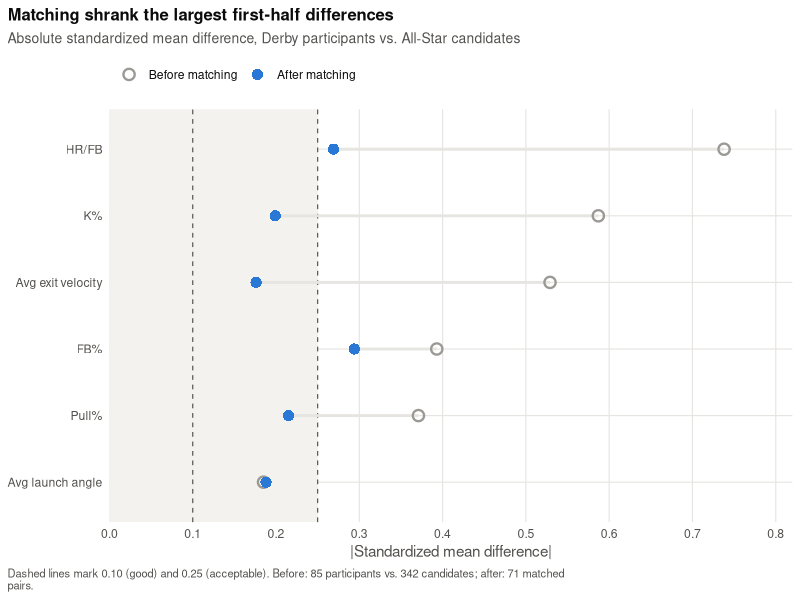
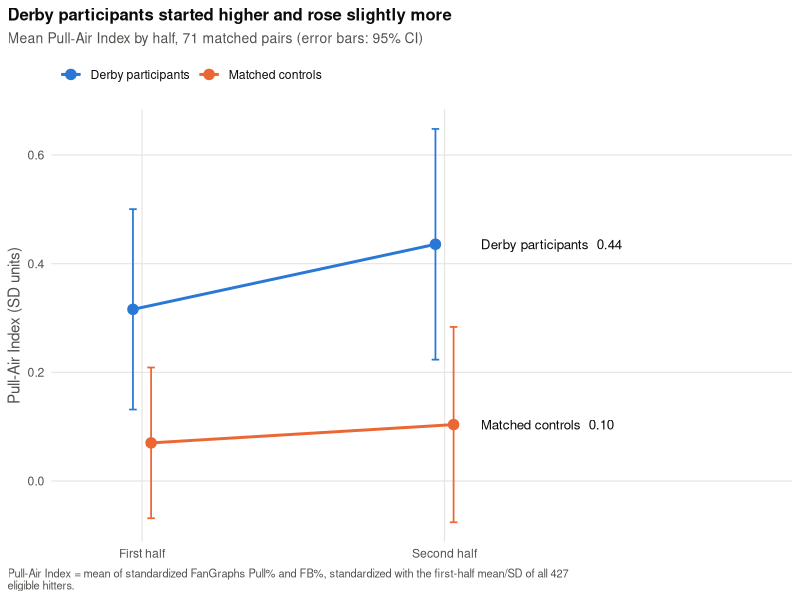

Write the R code that produced these figures, in order. (Note: this script raises an error after producing the figures.)
# Figures for the early-results paper.
#
# Inputs (data/): Matching_Balance.csv, Analysis_Dataset.csv, Results.csv
# Outputs (figures/): fig1_balance.png, fig2_pai_by_half.png,
#                     fig3_effects.png, fig4_hr_pull_by_half.png
#
# Run from the repo root:  Rscript code/figures.R

library(ggplot2)
library(patchwork)

DERBY   <- "#2a78d6"   # categorical slot 1
CONTROL <- "#eb6834"   # categorical slot 2
BEFORE  <- "#9a9993"   # neutral gray for "before matching"
INK     <- "#0b0b0b"
INK2    <- "#52514e"
GRID    <- "#e6e5e1"

theme_paper <- function() {
  theme_minimal(base_size = 11) +
    theme(text = element_text(colour = INK),
          axis.text = element_text(colour = INK2),
          axis.title = element_text(colour = INK2),
          panel.grid.major = element_line(colour = GRID, linewidth = 0.4),
          panel.grid.minor = element_blank(),
          plot.title = element_text(face = "bold", size = 12),
          plot.subtitle = element_text(colour = INK2, size = 10),
          plot.caption = element_text(colour = INK2, size = 8, hjust = 0),
          plot.title.position = "plot", plot.caption.position = "plot",
          legend.position = "top", legend.justification = "left",
          legend.title = element_blank(),
          plot.background = element_rect(fill = "white", colour = NA))
}
wrap <- function(x, width = 115) paste(strwrap(x, width), collapse = "
")
save <- function(p, file, h) ggsave(file.path("figures", file), p, width = 6.5,
                                    height = h, dpi = 300, bg = "white")

d <- read.csv("data/Analysis_Dataset.csv", check.names = FALSE)
m <- d[d$matched == 1, ]
m$Group <- factor(ifelse(m$group == "derby", "Derby participants", "Matched controls"),
                  levels = c("Derby participants", "Matched controls"))
group_cols <- c("Derby participants" = DERBY, "Matched controls" = CONTROL)

# ---- Figure 1: covariate balance before and after matching ----
bal <- read.csv("data/Matching_Balance.csv")
labels <- c(pull_pct = "Pull%", fb_pct = "FB%", k_pct = "K%", hr_fb = "HR/FB",
            avg_ev = "Avg exit velocity", avg_la = "Avg launch angle")
bal$Variable <- factor(labels[bal$variable], levels = labels[bal$variable[order(bal$smd_before)]])
bal_long <- rbind(
  data.frame(Variable = bal$Variable, smd = abs(bal$smd_before), When = "Before matching"),
  data.frame(Variable = bal$Variable, smd = abs(bal$smd_after),  When = "After matching"))
bal_long$When <- factor(bal_long$When, levels = c("Before matching", "After matching"))

p1 <- ggplot(bal_long, aes(smd, Variable)) +
  annotate("rect", xmin = -Inf, xmax = 0.25, ymin = -Inf, ymax = Inf,
           fill = "#f3f2ee") +
  geom_vline(xintercept = c(0.1, 0.25), colour = INK2, linetype = "dashed", linewidth = 0.4) +
  geom_line(aes(group = Variable), colour = GRID, linewidth = 1) +
  geom_point(aes(colour = When, shape = When), size = 3, stroke = 1.2) +
  scale_colour_manual(values = c("Before matching" = BEFORE, "After matching" = DERBY)) +
  scale_shape_manual(values = c("Before matching" = 1, "After matching" = 16)) +
  scale_x_continuous(limits = c(0, 0.8), breaks = seq(0, 0.8, 0.1), expand = expansion(add = c(0, 0.02))) +
  labs(title = "Matching shrank the largest first-half differences",
       subtitle = "Absolute standardized mean difference, Derby participants vs. All-Star candidates",
       x = "|Standardized mean difference|", y = NULL,
       caption = wrap("Dashed lines mark 0.10 (good) and 0.25 (acceptable). Before: 85 participants vs. 342 candidates; after: 71 matched pairs.")) +
  theme_paper()
save(p1, "fig1_balance.png", 3.6)

# ---- Helper: group means by half with 95% CIs ----
by_half <- function(var1, var2) {
  out <- do.call(rbind, lapply(levels(m$Group), function(g) {
    do.call(rbind, lapply(c("First half", "Second half"), function(h) {
      x <- m[m$Group == g, if (h == "First half") var1 else var2]
      x <- x[!is.na(x)]
      se <- sd(x) / sqrt(length(x))
      data.frame(Group = g, Half = h, mean = mean(x),
                 lo = mean(x) - qt(.975, length(x) - 1) * se,
                 hi = mean(x) + qt(.975, length(x) - 1) * se)
    }))
  }))
  out$Group <- factor(out$Group, levels = levels(m$Group))
  out
}

half_plot <- function(s, title, subtitle, ylab, caption, fmt) {
  dodge <- position_dodge(width = 0.12)
  ends <- s[s$Half == "Second half", ]
  ggplot(s, aes(Half, mean, colour = Group, group = Group)) +
    geom_line(linewidth = 1, position = dodge) +
    geom_errorbar(aes(ymin = lo, ymax = hi), width = 0.05, linewidth = 0.6, position = dodge) +
    geom_point(size = 3.2, position = dodge) +
    geom_text(data = ends, aes(label = paste0(Group, "  ", fmt(mean))),
              hjust = 0, nudge_x = 0.12, size = 3.4, colour = INK, show.legend = FALSE) +
    scale_colour_manual(values = group_cols) +
    scale_x_discrete(expand = expansion(add = c(0.3, 1.15))) +
    labs(title = title, subtitle = subtitle, x = NULL, y = ylab, caption = wrap(caption)) +
    theme_paper()
}

# ---- Figure 2: Pull-Air Index by half ----
s2 <- by_half("PAI_1st", "PAI_2nd")
p2 <- half_plot(s2,
  "Derby participants started higher and rose slightly more",
  "Mean Pull-Air Index by half, 71 matched pairs (error bars: 95% CI)",
  "Pull-Air Index (SD units)",
  "Pull-Air Index = mean of standardized FanGraphs Pull% and FB%, standardized with the first-half mean/SD of all 427 eligible hitters.",
  function(x) sprintf("%.2f", x))
save(p2, "fig2_pai_by_half.png", 3.8)

# ---- Figure 3: effect estimates ----
r <- read.csv("data/Results.csv")
r$label <- c("Adjusted, matched (primary)", "Within participants (paired)",
             "Unadjusted, matched (Welch)", "HR/FB (adjusted)",
             "HR Pull% (adjusted)", "HR Pull%, within participants (supporting)")
r$kind <- ifelse(grepl("^PRIMARY", r$analysis), "Primary",
                 ifelse(grepl("^Secondary", r$analysis), "Secondary", "Supporting"))
r$label <- paste0(r$label, "  (p = ", formatC(r$p_value, format = "f", digits = 3), ")")

forest <- function(rows, title, xlab, cap) {
  rows$label <- factor(rows$label, levels = rev(rows$label))
  ggplot(rows, aes(estimate, label)) +
    geom_vline(xintercept = 0, colour = INK2, linewidth = 0.5) +
    geom_errorbar(aes(xmin = ci_low, xmax = ci_high), orientation = "y", width = 0.15,
                  colour = DERBY, linewidth = 0.8) +
    geom_point(aes(shape = kind), colour = DERBY, size = 3.2, fill = "white", stroke = 1.2) +
    scale_shape_manual(values = c(Primary = 18, Secondary = 16, Supporting = 21),
                       breaks = c("Primary", "Secondary", "Supporting")) +
    labs(title = title, x = xlab, y = NULL, caption = if (is.null(cap)) NULL else wrap(cap)) +
    theme_paper() + theme(legend.position = "none", plot.title = element_text(size = 11))
}
p3a <- forest(r[1:3, ], "A. Pull-Air Index change (95% CI)",
              "Derby effect, SD units (positive = more pull-air)", NULL)
p3b <- forest(r[4:6, ], "B. Secondary outcomes (97.5% CI, Bonferroni)",
              "Derby effect, percentage points",
              "Estimates are the Derby-minus-control difference in first-to-second-half change, except 'within participants' (second minus first half).")
p3 <- p3a / p3b + plot_annotation(
  title = wrap("Every estimate leans toward more pull-air hitting, but no Derby-vs-control difference is significant", 80),
  theme = theme_paper())
save(p3, "fig3_effects.png", 5.4)

# ---- Figure 4: HR Pull% by half ----
s4 <- by_half("HR_Pull%_1st", "HR_Pull%_2nd")
p4 <- half_plot(s4,
  "Derby participants pulled more of their home runs after the break",
  "Mean share of home runs pulled, by half, 71 matched pairs (error bars: 95% CI)",
  "Home runs pulled (%)",
  "HR direction classified from Statcast hit coordinates (pull side beyond 15 degrees); 97.8% agreement with manual spray-chart coding.",
  function(x) sprintf("%.1f%%", x))
save(p4, "fig4_hr_pull_by_half.png", 3.8)

cat("Saved 4 figures to figures/\n")
